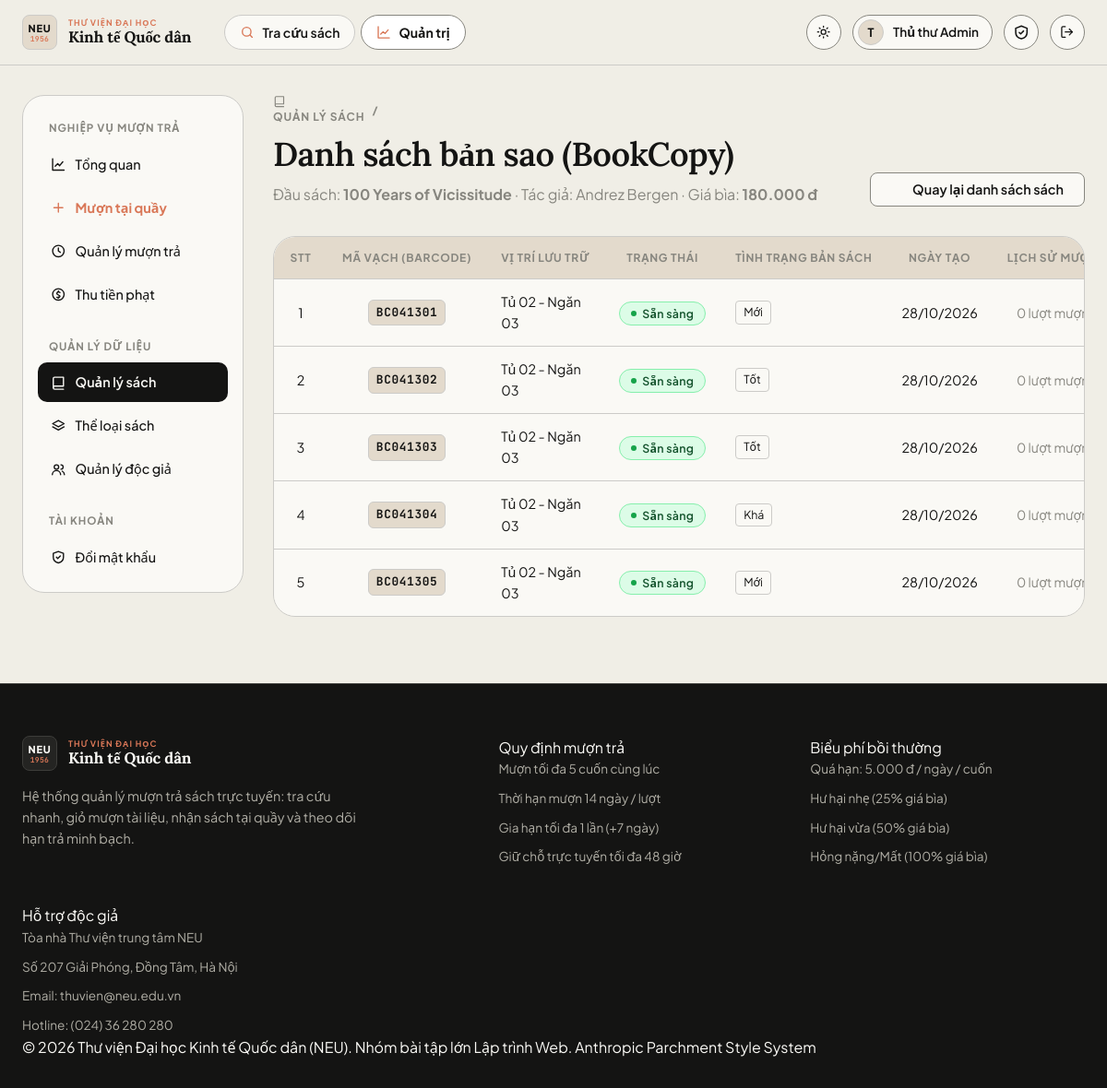
Page /admin/books/413/copies (signed in) on the committed database.
### app/models.py (models this page shows, shortened)
class User(UserMixin, db.Model):
    id = db.Column(db.Integer, primary_key=True)
    username = db.Column(db.String(50), unique=True, nullable=False, index=True)
    email = db.Column(db.String(120), unique=True, nullable=False)
    full_name = db.Column(db.String(100), nullable=False)
    student_code = db.Column(db.String(30))
    password_hash = db.Column(db.String(255), nullable=False)
    role = db.Column(db.String(20), nullable=False, default=ROLE_READER)
    active = db.Column(db.Boolean, nullable=False, default=True)
    created_at = db.Column(db.DateTime, default=datetime.now)
    loans = db.relationship("Loan", foreign_keys="Loan.user_id", back_populates="user")
    loan_slips = db.relationship("LoanSlip", foreign_keys="LoanSlip.user_id", back_populates="user")
    cart_items = db.relationship("CartItem", back_populates="user", cascade="all, delete-orphan")
    @property
    def is_active(self):
        return self.active
    @property
    def is_admin(self):
        return self.role == ROLE_ADMIN

class Book(db.Model):
    id = db.Column(db.Integer, primary_key=True)
    title = db.Column(db.String(200), nullable=False, index=True)
    author = db.Column(db.String(120), nullable=False)
    isbn = db.Column(db.String(20))
    publisher = db.Column(db.String(120))
    year = db.Column(db.Integer)
    description = db.Column(db.Text)
    cover_url = db.Column(db.String(500))          # URL ảnh bìa
    location = db.Column(db.String(50))            # Vị trí kệ, vd: "Kệ CNTT - Ngăn 03"
    price = db.Column(db.Integer, nullable=False, default=100000) # Giá bìa sách (dùng tính tiền đền bù/phạt)
    is_active = db.Column(db.Boolean, nullable=False, default=True) # Còn lưu hành không
    total_copies = db.Column(db.Integer, nullable=False, default=1)
    available_copies = db.Column(db.Integer, nullable=False, default=1)
    category_id = db.Column(db.Integer, db.ForeignKey("category.id"))
    category = db.relationship("Category", back_populates="books")
    copies = db.relationship("BookCopy", back_populates="book", cascade="all, delete-orphan")
    loans = db.relationship("Loan", back_populates="book")
    cart_items = db.relationship("CartItem", back_populates="book", cascade="all, delete-orphan")

class BookCopy(db.Model):
    id = db.Column(db.Integer, primary_key=True)
    book_id = db.Column(db.Integer, db.ForeignKey("book.id"), nullable=False, index=True)
    barcode = db.Column(db.String(40), unique=True, nullable=False, index=True) # vd: "BC100234"
    location = db.Column(db.String(50))                                         # vd: "Kệ 02 - Ngăn 04"
    status = db.Column(db.String(20), nullable=False, default=COPY_AVAILABLE, index=True)
    condition = db.Column(db.String(50), default="Tốt")                         # "Mới", "Tốt", "Cũ", "Rách bìa"...
    note = db.Column(db.String(255))
    created_at = db.Column(db.DateTime, default=datetime.now)
    book = db.relationship("Book", back_populates="copies")
    loans = db.relationship("Loan", back_populates="copy")
    @property
    def status_label(self):
        return COPY_STATUS_LABELS.get(self.status, (self.status, "secondary"))

### app/blueprints/admin.py (the view)
@bp.route("/books/<int:book_id>/copies")
@admin_required
def book_copies(book_id):
    book = Book.query.get_or_404(book_id)
    return render_template("admin/book_copies.html", book=book)

### app/blueprints/admin.py (called while the page is built)
def admin_required(fn):
    @wraps(fn)
    @login_required
    def wrapper(*a, **kw):
        if not current_user.is_admin:
            abort(403)
        return fn(*a, **kw)
    return wrapper

### app/models.py (called while the page is built)
@login_manager.user_loader
def load_user(user_id):
    return db.session.get(User, int(user_id))

### app/templates/admin/book_copies.html (shortened to what this page needs)
{% extends "admin/_layout.html" %}
{% from "macros.html" import icon %}
{% block admin_content %}
<div class="page-head" data-reveal>
  <div>
    <span class="eyebrow">
      <a href="{{ url_for('admin.books') }}">{{ icon('book') }} Quản lý sách</a> /
    </span>
    <h1 class="mt-1">Danh sách bản sao (BookCopy)</h1>
    <p class="muted mt-1">Đầu sách: <b>{{ book.title }}</b> · Tác giả: {{ book.author }} · Giá bìa: <b>{{ book.price|vnd }}</b></p>
  </div>
  <a class="btn btn-ghost" href="{{ url_for('admin.books') }}">{{ icon('chevron-left') }} Quay lại danh sách sách</a>
</div>
<div class="table-wrap" data-reveal>
  <table class="table">
    <thead>
      <tr>
        <th class="col-stt text-center">STT</th>
        <th class="col-code text-center">Mã vạch (Barcode)</th>
        <th>Vị trí lưu trữ</th>
        <th class="col-status text-center">Trạng thái</th>
        <th>Tình trạng bản sách</th>
        <th class="col-date text-center">Ngày tạo</th>
        <th class="col-scale text-center">Lịch sử mượn</th>
      </tr>
    </thead>
    <tbody>
    {% for cp in book.copies %}
    <tr>
      <td class="col-stt text-center muted">{{ loop.index }}</td>
      <td class="col-code text-center">
        <span class="barcode-badge">{{ cp.barcode }}</span>
      </td>
      <td>{{ cp.location or book.location or 'Kho tổng hợp' }}</td>
      <td class="col-status text-center">
        {% set lbl, tone = cp.status_label %}
        <span class="badge badge-{{ tone }}">{{ lbl }}</span>
      </td>
      <td>
        <span class="condition-tag">{{ cp.condition or 'Tốt' }}</span>
      </td>
      <td class="col-date text-center">{{ cp.created_at|dt('%d/%m/%Y') }}</td>
      <td class="col-scale text-center">
        <span class="muted small text-nowrap">{{ cp.loans|length }} lượt mượn</span>
      </td>
    </tr>
    {% else %}
    <tr>
      <td colspan="7" class="center muted py-4">Chưa có bản sao nào được tạo cho đầu sách này.</td>
    </tr>
    {% endfor %}
    </tbody>
  </table>
</div>
{% endblock %}

### app/templates/base.html (shortened to what this page needs)
{% from "macros.html" import icon %}
<!doctype html>
<html lang="vi">
<head>
  <link rel="stylesheet" href="{{ url_for('static', filename='css/style.css') }}">
</head>
<body>
<header class="navbar">
  <div class="container nav-inner">
    <a class="brand" href="{{ url_for('main.index') }}" aria-label="Trang chủ Thư viện NEU">
      <span class="brand-monogram">
        <span class="mono-code">NEU</span>
        <span class="mono-year">1956</span>
      </span>
      <span class="brand-text">
        <span class="brand-sub">Thư viện đại học</span>
        <span class="brand-main">Kinh tế Quốc dân</span>
      </span>
    </a>
    <nav class="nav-links" id="nav-links">
      <a class="nav-link {{ 'active' if request.endpoint in ('main.index','main.book_detail') }}" href="{{ url_for('main.index') }}">{{ icon('search') }} Tra cứu sách</a>
      {% if current_user.is_authenticated and current_user.is_admin %}
      <a class="nav-link {{ 'active' if request.blueprint == 'admin' }}" href="{{ url_for('admin.dashboard') }}">{{ icon('chart') }} Quản trị</a>
      {% endif %}
    </nav>
    <div class="nav-actions">
      <button class="icon-btn theme-toggle" type="button" aria-label="Đổi giao diện sáng/tối">
        <span class="sun">{{ icon('sun') }}</span><span class="moon">{{ icon('moon') }}</span>
      </button>
      {% if current_user.is_authenticated %}
        <div class="user-chip"><span class="avatar">{{ current_user.full_name[:1]|upper }}</span><span class="name">{{ current_user.full_name }}</span></div>
        <a class="icon-btn" href="{{ url_for('auth.change_password') }}" aria-label="Đổi mật khẩu" title="Đổi mật khẩu">{{ icon('shield') }}</a>
        <form method="post" action="{{ url_for('auth.logout') }}">
          <button class="icon-btn" aria-label="Đăng xuất" title="Đăng xuất">{{ icon('logout') }}</button>
        </form>
      {% else %}
        <a class="btn btn-ghost btn-sm" href="{{ url_for('auth.login') }}">Đăng nhập</a>
        <a class="btn btn-primary btn-sm" href="{{ url_for('auth.register') }}">Đăng ký</a>
      {% endif %}
    </div>
  </div>
</header>
<main id="main-content">
  <div class="container">{% block content %}{% endblock %}</div>
</main>
<footer class="footer">
  <div class="container">
    <div class="footer-grid">
      <div>
        <a class="brand" href="{{ url_for('main.index') }}" aria-label="Trang chủ Thư viện NEU">
          <span class="brand-monogram">
            <span class="mono-code">NEU</span>
            <span class="mono-year">1956</span>
          </span>
          <span class="brand-text">
            <span class="brand-sub">Thư viện đại học</span>
            <span class="brand-main">Kinh tế Quốc dân</span>
          </span>
        </a>
        <p class="muted mt-2" style="max-width:380px">Hệ thống quản lý mượn trả sách trực tuyến: tra cứu nhanh, giỏ mượn tài liệu, nhận sách tại quầy và theo dõi hạn trả minh bạch.</p>
      </div>
      <div>
        <div class="footer-col-title">Quy định mượn trả</div>
        <ul class="footer-links">
          <li>Mượn tối đa 5 cuốn cùng lúc</li>
          <li>Thời hạn mượn 14 ngày / lượt</li>
          <li>Gia hạn tối đa 1 lần (+7 ngày)</li>
          <li>Giữ chỗ trực tuyến tối đa 48 giờ</li>
        </ul>
      </div>
      <div>
        <div class="footer-col-title">Biểu phí bồi thường</div>
        <ul class="footer-links">
          <li>Quá hạn: 5.000 đ / ngày / cuốn</li>
          <li>Hư hại nhẹ (25% giá bìa)</li>
          <li>Hư hại vừa (50% giá bìa)</li>
          <li>Hỏng nặng/Mất (100% giá bìa)</li>
        </ul>
      </div>
      <div>
        <div class="footer-col-title">Hỗ trợ độc giả</div>
        <ul class="footer-links">
          <li>Tòa nhà Thư viện trung tâm NEU</li>
          <li>Số 207 Giải Phóng, Đồng Tâm, Hà Nội</li>
          <li>Email: thuvien@neu.edu.vn</li>
          <li>Hotline: (024) 36 280 280</li>
        </ul>
      </div>
    </div>
    <div class="footer-bottom">
      <span>© 2026 Thư viện Đại học Kinh tế Quốc dân (NEU). Nhóm bài tập lớn Lập trình Web.</span>
      <span class="footer-author">Anthropic Parchment Style System</span>
    </div>
  </div>
</footer>
</body>
</html>

### rows in the picture
User: full_name "T", full_name "Thủ thư Admin"
Book: title "100 Years of Vicissitude", author "Andrez Bergen", price|vnd "180.000 đ"
BookCopy: barcode "BC041301", location "Tủ 02 - Ngăn 03", lbl "Sẵn sàng", condition "Mới", created_at|dt "28/10/2026", loans|length "0"
BookCopy: barcode "BC041302", location "Tủ 02 - Ngăn 03", lbl "Sẵn sàng", condition "Tốt", created_at|dt "28/10/2026", loans|length "0"
BookCopy: barcode "BC041303", location "Tủ 02 - Ngăn 03", lbl "Sẵn sàng", condition "Tốt", created_at|dt "28/10/2026", loans|length "0"
BookCopy: barcode "BC041304", location "Tủ 02 - Ngăn 03", lbl "Sẵn sàng", condition "Khá", created_at|dt "28/10/2026", loans|length "0"
BookCopy: barcode "BC041305", location "Tủ 02 - Ngăn 03", lbl "Sẵn sàng", condition "Mới", created_at|dt "28/10/2026", loans|length "0"
